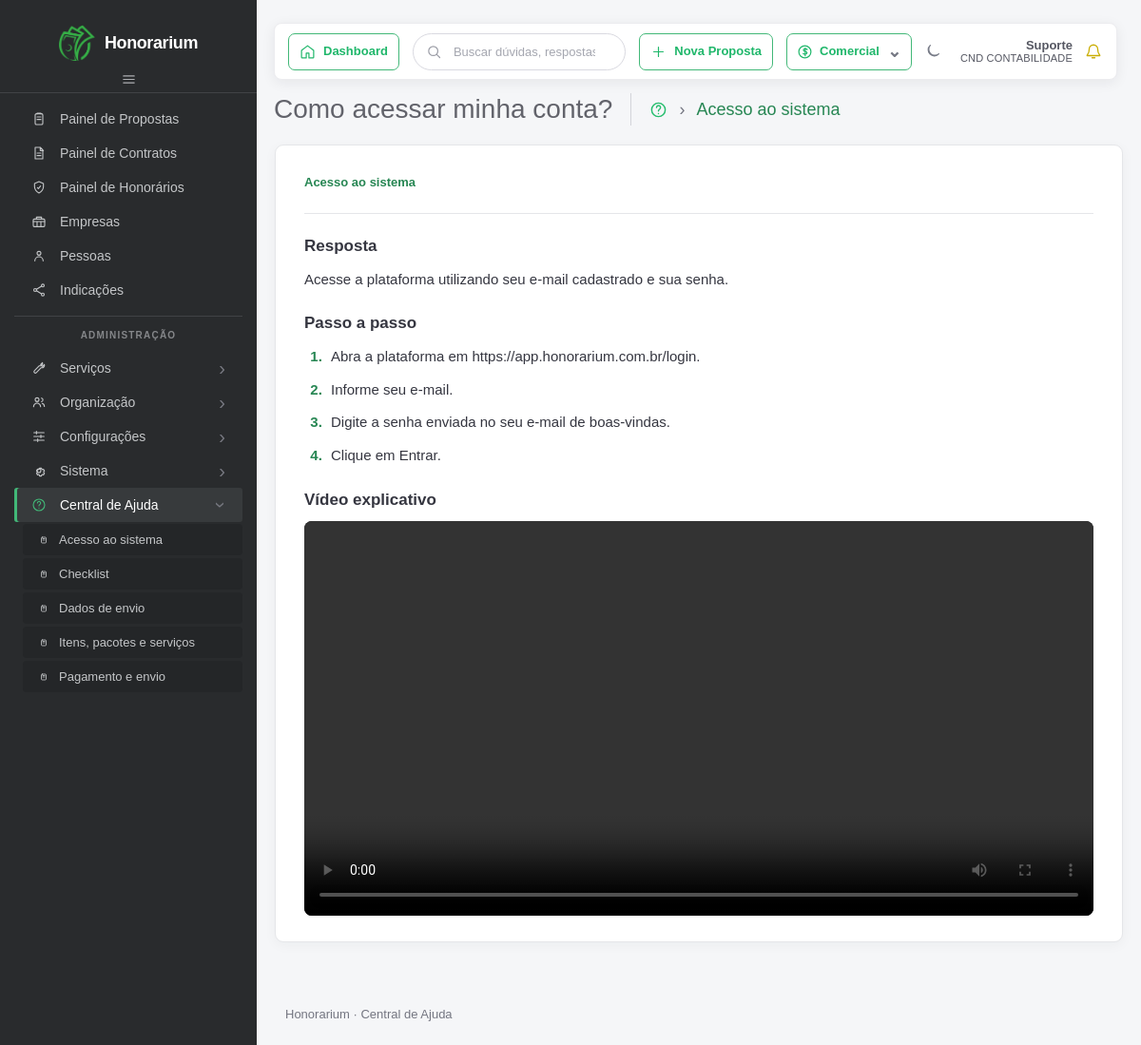
Before: /artigos/1/ with the older database file.
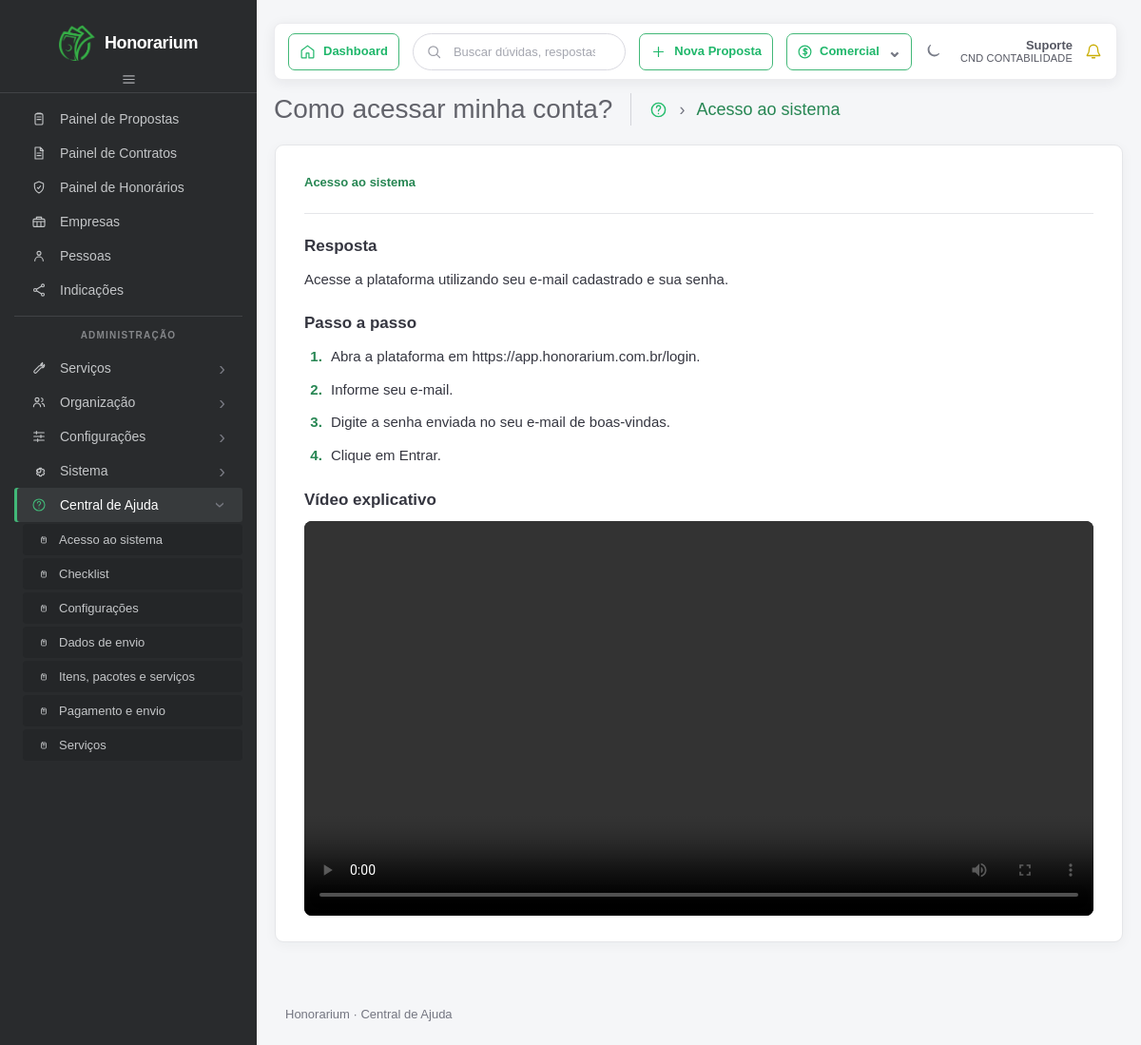
After: the same page with the newer database file.
### faq/models.py (models this page shows, shortened)
class Categoria(models.Model):
    nome = models.CharField(max_length=100, unique=True)
    descricao = models.TextField(blank=True)
    ativa = models.BooleanField(default=True)

### faq/views.py (the view)
# urls.py: path("artigos/<int:artigo_id>/", views.artigo, name="artigo"),
def artigo(request, artigo_id):
    artigo = get_object_or_404(
        Artigo.objects.select_related("categoria"),
        pk=artigo_id,
        status=Artigo.Status.PUBLICADO,
        categoria__ativa=True,
    )
    relacionados = (
        Artigo.objects.filter(
            categoria=artigo.categoria,
            status=Artigo.Status.PUBLICADO,
        )
        .exclude(pk=artigo.pk)
        .order_by("pergunta")[:5]
    )
    return render(
        request,
        "faq/artigo.html",
        {"artigo": artigo, "relacionados": relacionados},
    )

### faq/context_processors.py (called while the page is built)
def categorias_navegacao(request):
    return {
        "categorias_navegacao": Categoria.objects.filter(ativa=True).order_by("nome")
    }

### faq/templatetags/faq_extras.py (called while the page is built)
@register.filter
def separar_etapas(texto):
    if not texto:
        return []
    etapas = []
    for linha in texto.splitlines():
        linha = linha.strip()
        if not linha:
            continue
        import re
        linha = re.sub(r"^\d+[\.\)]\s*", "", linha)
        etapas.append(linha)
    return etapas

### faq/templates/faq/artigo.html (shortened to what this page needs)
{% extends "faq/base.html" %}
{% load faq_extras %}
{% block page_title %}{{ artigo.pergunta }}{% endblock %}
{% block page_breadcrumb %}<a href="{% url 'categoria' artigo.categoria.id %}">{{ artigo.categoria.nome }}</a>{% endblock %}
{% block conteudo %}
<div class="page-content article-page">
    <article class="section-card article-document">
        <header class="article-heading">
            <a class="article-category" href="{% url 'categoria' artigo.categoria.id %}">
                {{ artigo.categoria.nome }}
            </a>
        </header>
        <section class="article-section">
            <h2>Resposta</h2>
            <div class="article-answer">{{ artigo.resposta|linebreaks }}</div>
        </section>
        {% with etapas=artigo.passo_a_passo|separar_etapas %}
            {% if etapas %}
                <section class="article-section">
                    <h2>Passo a passo</h2>
                    <ol class="steps-list">
                        {% for etapa in etapas %}
                            <li>{{ etapa }}</li>
                        {% endfor %}
                    </ol>
                </section>
            {% endif %}
        {% endwith %}
        {% if artigo.video %}
            <section class="article-section">
                <h2>Vídeo explicativo</h2>
                <video class="article-video" controls preload="metadata">
                    <source src="{{ artigo.video.url }}">
                </video>
            </section>
        {% endif %}
    </article>
</div>
{% endblock %}

### faq/templates/faq/base.html (shortened to what the changed rows need)
{% load static %}
<!DOCTYPE html>
<html lang="pt-BR">
<head>
    <link
        href="https://cdn.jsdelivr.net/npm/bootstrap@5.3.8/dist/css/bootstrap.min.css"
        rel="stylesheet"
    >
    <link rel="stylesheet" href="{% static 'faq/css/style.css' %}">
</head>
<body>
    <div class="app-shell">
        <aside class="sidebar">
            <nav class="portal-nav" aria-label="Menu do portal Honorarium">
                <div class="side-nav portal-admin-nav" aria-label="Administração">
                    <details class="side-menu-group" open>
                        <div class="side-submenu" aria-label="Categorias da Central de Ajuda">
                            {% for item in categorias_navegacao %}
                                <a href="{% url 'categoria' item.id %}" class="side-link side-sub-link{% if categoria.id == item.id %} active{% endif %}">
                                    <svg viewBox="0 0 24 24" aria-hidden="true"><rect x="7" y="6" width="10" height="12" rx="2"/><path d="M10 9h4M10 12h4"/></svg>
                                    <span>{{ item.nome }}</span>
                                </a>
                            {% empty %}
                                <span class="side-submenu-empty">Nenhuma categoria cadastrada</span>
                            {% endfor %}
                        </div>
                    </details>
                </div>
            </nav>
        </aside>
        <div class="workspace">
            <div class="page-toolbar">
                <div class="page-toolbar-heading">
                    <h2 class="content-header-title float-left pr-1 mb-0">{% block page_title %}Central de Ajuda{% endblock %}</h2>
                </div>
            </div>
            <main>
                {% block conteudo %}{% endblock %}
            </main>
        </div>
    </div>
</body>
</html>

Changed rows visible on the page:
added Categoria: nome "Configurações"
added Categoria: nome "Serviços"
